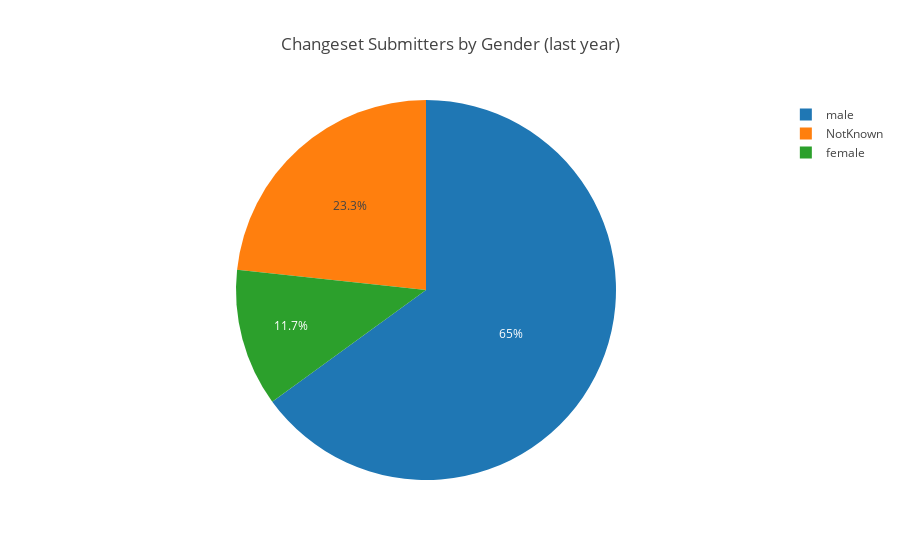

This figure's notebook cell:
### Code cell
pie_chart_labels, pie_chart_values, pie_chart_count = query_total_piechart(INDEX, METRIC_NAME, METRIC_FIELD,  [filter_date_1y,
                                                                                              filter_changeset_submission])
draw_piechart(pie_chart_labels, pie_chart_values, 'Changeset Submitters by Gender (last year)')

### Figure 1 — Plotly figure (JSON) as saved in the notebook; plotly's stock layout.template omitted (floating-point values rounded to 4 significant figures)
{"data": [{"labels": ["male", "NotKnown", "female"], "type": "pie", "values": [2439, 874, 439]}], "layout": {"title": "Changeset Submitters by Gender (last year)"}}
